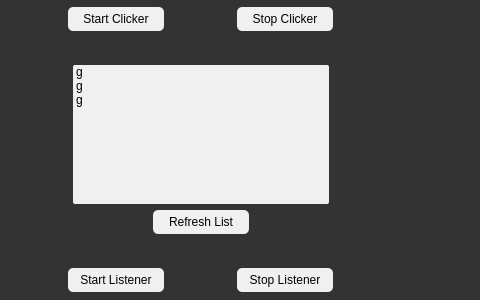
<?xml version="1.0" encoding="UTF-8"?>
<ui version="4.0">
 <class>GUImain</class>
 <widget class="QDialog" name="GUImain">
  <property name="windowModality">
   <enum>Qt::NonModal</enum>
  </property>
  <property name="geometry">
   <rect>
    <x>0</x>
    <y>0</y>
    <width>480</width>
    <height>300</height>
   </rect>
  </property>
  <property name="windowTitle">
   <string>Dialog</string>
  </property>
  <property name="styleSheet">
   <string notr="true">QDialog{
background-color: #333333;
text-color: #333333;
min-width: 480px;
max-height: 320px}

QPushButton{border-radius: 5px;
background-color: #f0f0f0;
border-width: 1px;
border-color: #333333;
min-width:  96px;
max-width:  96px;
min-height: 24px;
max-height: 24px}

QPushButton:hover{
background-color: #dedede;
text-color: #f0f0f0;
border-color: #f0f0f0;}

QListWidget{
border-radius: 2px;
background-color: #f0f0f0;
text-color: #333333;}

QListWidget::item:selected{
border-radius: 1px;
background-color: #444444;
text-color: #f0f0f0;}</string>
  </property>
  <widget class="QWidget" name="verticalLayoutWidget">
   <property name="geometry">
    <rect>
     <x>0</x>
     <y>-1</y>
     <width>401</width>
     <height>301</height>
    </rect>
   </property>
   <layout class="QVBoxLayout" name="verticalLayout">
    <item>
     <spacer name="verticalSpacer">
      <property name="orientation">
       <enum>Qt::Vertical</enum>
      </property>
      <property name="sizeHint" stdset="0">
       <size>
        <width>20</width>
        <height>60</height>
       </size>
      </property>
     </spacer>
    </item>
    <item>
     <layout class="QHBoxLayout" name="horizontalLayout">
      <item>
       <spacer name="horizontalSpacer_2">
        <property name="orientation">
         <enum>Qt::Horizontal</enum>
        </property>
        <property name="sizeHint" stdset="0">
         <size>
          <width>40</width>
          <height>20</height>
         </size>
        </property>
       </spacer>
      </item>
      <item>
       <widget class="QPushButton" name="startClicker">
        <property name="locale">
         <locale language="English" country="UnitedStates"/>
        </property>
        <property name="text">
         <string>Start Clicker</string>
        </property>
       </widget>
      </item>
      <item>
       <spacer name="horizontalSpacer">
        <property name="orientation">
         <enum>Qt::Horizontal</enum>
        </property>
        <property name="sizeHint" stdset="0">
         <size>
          <width>40</width>
          <height>20</height>
         </size>
        </property>
       </spacer>
      </item>
      <item>
       <widget class="QPushButton" name="stopClicker">
        <property name="locale">
         <locale language="English" country="UnitedStates"/>
        </property>
        <property name="text">
         <string>Stop Clicker</string>
        </property>
       </widget>
      </item>
      <item>
       <spacer name="horizontalSpacer_3">
        <property name="orientation">
         <enum>Qt::Horizontal</enum>
        </property>
        <property name="sizeHint" stdset="0">
         <size>
          <width>40</width>
          <height>20</height>
         </size>
        </property>
       </spacer>
      </item>
     </layout>
    </item>
    <item>
     <spacer name="verticalSpacer_4">
      <property name="orientation">
       <enum>Qt::Vertical</enum>
      </property>
      <property name="sizeHint" stdset="0">
       <size>
        <width>20</width>
        <height>80</height>
       </size>
      </property>
     </spacer>
    </item>
    <item>
     <layout class="QHBoxLayout" name="horizontalLayout_4">
      <item>
       <spacer name="horizontalSpacer_7">
        <property name="orientation">
         <enum>Qt::Horizontal</enum>
        </property>
        <property name="sizeHint" stdset="0">
         <size>
          <width>40</width>
          <height>20</height>
         </size>
        </property>
       </spacer>
      </item>
      <item>
       <widget class="QListWidget" name="collectionsList">
        <item>
         <property name="text">
          <string>g</string>
         </property>
        </item>
        <item>
         <property name="text">
          <string>g</string>
         </property>
        </item>
        <item>
         <property name="text">
          <string>g</string>
         </property>
        </item>
       </widget>
      </item>
      <item>
       <spacer name="horizontalSpacer_9">
        <property name="orientation">
         <enum>Qt::Horizontal</enum>
        </property>
        <property name="sizeHint" stdset="0">
         <size>
          <width>40</width>
          <height>20</height>
         </size>
        </property>
       </spacer>
      </item>
     </layout>
    </item>
    <item>
     <layout class="QHBoxLayout" name="horizontalLayout_6">
      <item>
       <spacer name="horizontalSpacer_11">
        <property name="orientation">
         <enum>Qt::Horizontal</enum>
        </property>
        <property name="sizeHint" stdset="0">
         <size>
          <width>40</width>
          <height>20</height>
         </size>
        </property>
       </spacer>
      </item>
      <item>
       <spacer name="horizontalSpacer_12">
        <property name="orientation">
         <enum>Qt::Horizontal</enum>
        </property>
        <property name="sizeHint" stdset="0">
         <size>
          <width>40</width>
          <height>20</height>
         </size>
        </property>
       </spacer>
      </item>
      <item>
       <widget class="QPushButton" name="refreshList">
        <property name="locale">
         <locale language="English" country="UnitedStates"/>
        </property>
        <property name="text">
         <string>Refresh List</string>
        </property>
       </widget>
      </item>
      <item>
       <spacer name="horizontalSpacer_14">
        <property name="orientation">
         <enum>Qt::Horizontal</enum>
        </property>
        <property name="sizeHint" stdset="0">
         <size>
          <width>40</width>
          <height>20</height>
         </size>
        </property>
       </spacer>
      </item>
      <item>
       <spacer name="horizontalSpacer_13">
        <property name="orientation">
         <enum>Qt::Horizontal</enum>
        </property>
        <property name="sizeHint" stdset="0">
         <size>
          <width>40</width>
          <height>20</height>
         </size>
        </property>
       </spacer>
      </item>
     </layout>
    </item>
    <item>
     <spacer name="verticalSpacer_2">
      <property name="orientation">
       <enum>Qt::Vertical</enum>
      </property>
      <property name="sizeHint" stdset="0">
       <size>
        <width>20</width>
        <height>80</height>
       </size>
      </property>
     </spacer>
    </item>
    <item>
     <layout class="QHBoxLayout" name="horizontalLayout_2">
      <item>
       <spacer name="horizontalSpacer_4">
        <property name="orientation">
         <enum>Qt::Horizontal</enum>
        </property>
        <property name="sizeHint" stdset="0">
         <size>
          <width>40</width>
          <height>20</height>
         </size>
        </property>
       </spacer>
      </item>
      <item>
       <widget class="QPushButton" name="startListener">
        <property name="locale">
         <locale language="English" country="UnitedStates"/>
        </property>
        <property name="text">
         <string>Start Listener</string>
        </property>
       </widget>
      </item>
      <item>
       <spacer name="horizontalSpacer_5">
        <property name="orientation">
         <enum>Qt::Horizontal</enum>
        </property>
        <property name="sizeHint" stdset="0">
         <size>
          <width>40</width>
          <height>20</height>
         </size>
        </property>
       </spacer>
      </item>
      <item>
       <widget class="QPushButton" name="stopListener">
        <property name="locale">
         <locale language="English" country="UnitedStates"/>
        </property>
        <property name="text">
         <string>Stop Listener</string>
        </property>
       </widget>
      </item>
      <item>
       <spacer name="horizontalSpacer_6">
        <property name="orientation">
         <enum>Qt::Horizontal</enum>
        </property>
        <property name="sizeHint" stdset="0">
         <size>
          <width>40</width>
          <height>20</height>
         </size>
        </property>
       </spacer>
      </item>
     </layout>
    </item>
    <item>
     <spacer name="verticalSpacer_3">
      <property name="orientation">
       <enum>Qt::Vertical</enum>
      </property>
      <property name="sizeHint" stdset="0">
       <size>
        <width>20</width>
        <height>60</height>
       </size>
      </property>
     </spacer>
    </item>
   </layout>
  </widget>
 </widget>
 <resources/>
 <connections/>
</ui>
